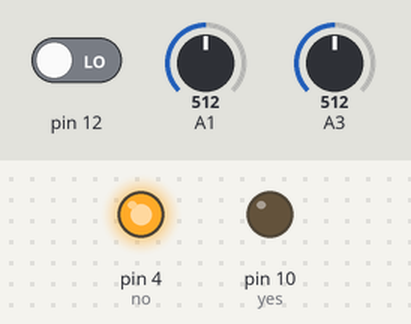
Recording of a sketch running on a simulated Arduino Uno, built with avr-gcc and run on an emulated ATmega328P. Shown: output pins drawn as LEDs (lit = HIGH). The test bench sets the inputs (shaded band); at power-on: pin 12 LOW, A1 = 512, A3 = 512.

Above: at 0.1 s.
Timing chart, 0 to 1.6 s (numbered marks = the images above):
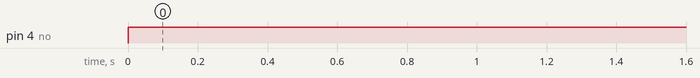

The sketch:

HW12.ino
```cpp
int yes = 10;
int no = 4;

int nClicks;
int pv2;

void setup() {
  Serial.begin(9600);
  pinMode(yes, OUTPUT);
  pinMode(no, OUTPUT);
  pinMode(12, INPUT);

  nClicks = 0;
  pv2 = 0;
}

void loop() {
  int energy = analogRead(A3);
  int light = analogRead(A1);
  int v2 = digitalRead(12);

  if (v2 == 1 && pv2 == 0) {
    nClicks++;
  }

  pv2 = v2;

 if (nClicks == 3 && energy == 4095 && light == 0) {
    digitalWrite(yes, HIGH);
    digitalWrite(no, LOW);
  } else {
    digitalWrite(no, HIGH);
    digitalWrite(yes, LOW);
  }

  // Serial.println(nClicks);
  // Serial.println(light);
  // Serial.println(energy);
  delay(1);
}
```

Measured:
- by itself, pin 4 (no): LOW → HIGH at 0.00 s
